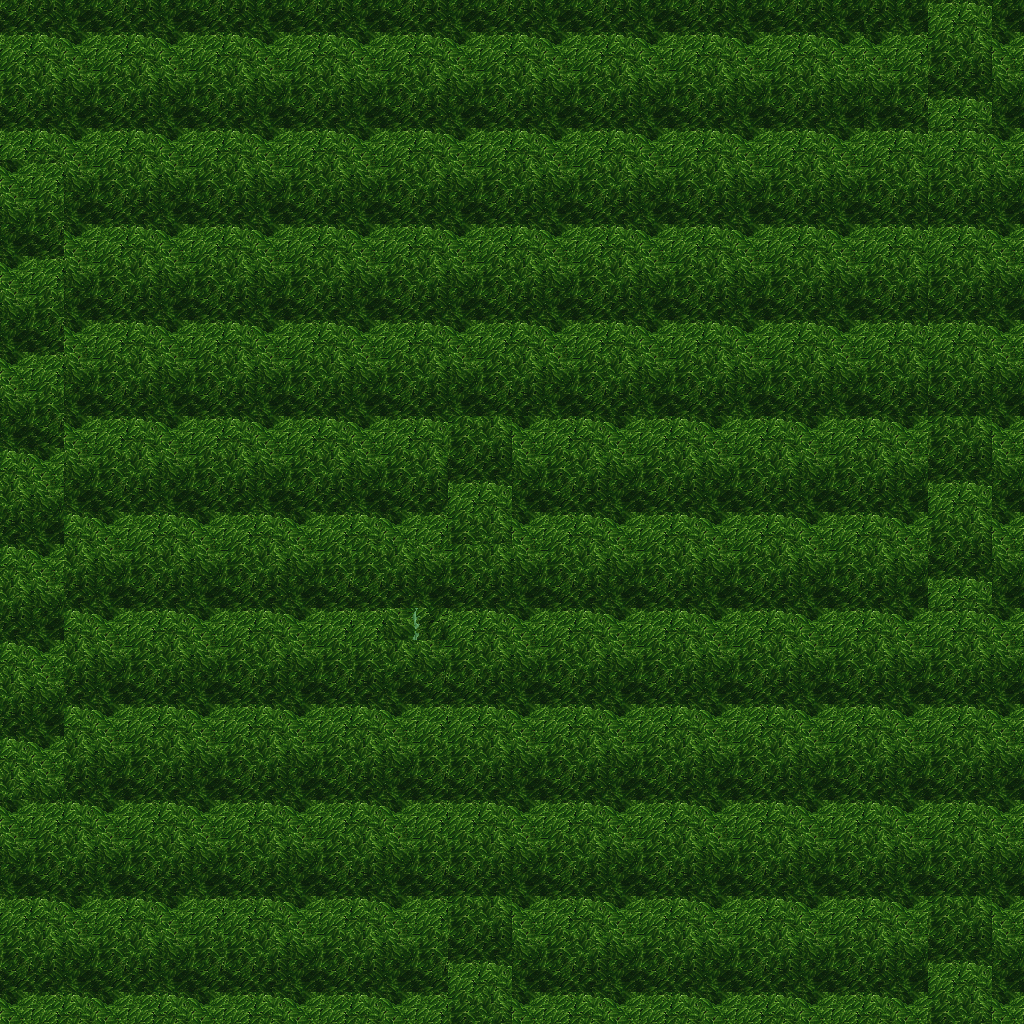

Rendered tile map (Tiled .tmx) drawn with the repository's tilesets; below, a short description and the map source with its tile grids summarised:
An orthogonal 32x32 tile map with 32x32 px tiles, 5 tile layers (Ground, Objects, Objects2, Above, ...), 1 hidden layer not drawn, 19 tilesets.

<map version="1.10" tiledversion="1.11.0" orientation="orthogonal" renderorder="right-down" width="32" height="32" tilewidth="32" tileheight="32" infinite="0" nextlayerid="11" nextobjectid="1">
 <tileset firstgid="1" name="ground_ground" tilewidth="32" tileheight="32" tilecount="33" columns="3">
  <image source="../drawable/ground_ground.png" width="96" height="352" />
 </tileset>
 <tileset firstgid="34" name="plant_grasses" tilewidth="32" tileheight="32" tilecount="6" columns="3">
  <image source="../drawable/plant_grasses.png" width="96" height="64" />
 </tileset>
 <tileset firstgid="40" name="plant_flower_daisy_blue" tilewidth="32" tileheight="32" tilecount="8" columns="2">
  <image source="../drawable/plant_flower_daisy_blue.png" width="64" height="128" />
 </tileset>
 <tileset firstgid="48" name="plant_flower_daisy_yellow" tilewidth="32" tileheight="32" tilecount="8" columns="2">
  <image source="../drawable/plant_flower_daisy_yellow.png" width="64" height="128" />
 </tileset>
 <tileset firstgid="56" name="plant_flower_daisy_red" tilewidth="32" tileheight="32" tilecount="8" columns="2">
  <image source="../drawable/plant_flower_daisy_red.png" width="64" height="128" />
 </tileset>
 <tileset firstgid="64" name="plant_flower_daisy_white" tilewidth="32" tileheight="32" tilecount="8" columns="2">
  <image source="../drawable/plant_flower_daisy_white.png" width="64" height="128" />
 </tileset>
 <tileset firstgid="72" name="logic_collision" tilewidth="32" tileheight="32" tilecount="1" columns="1">
  <image source="../drawable/logic_collision.png" width="32" height="32" />
 </tileset>
 <tileset firstgid="73" name="plant_tree_tree_green" tilewidth="32" tileheight="32" tilecount="88" columns="8">
  <image source="../drawable/plant_tree_tree_green.png" width="256" height="352" />
 </tileset>
 <tileset firstgid="161" name="logic_item_resources" tilewidth="32" tileheight="32" tilecount="6" columns="6">
  <image source="../drawable/logic_item_resources.png" width="192" height="32" />
 </tileset>
 <tileset firstgid="167" name="item_statue_broken_green_column" tilewidth="32" tileheight="32" tilecount="2" columns="1">
  <image source="../drawable/item_statue_broken_green_column.png" width="32" height="64" />
 </tileset>
 <tileset firstgid="169" name="plant_tree_spruce" tilewidth="32" tileheight="32" tilecount="6" columns="2">
  <image source="../drawable/plant_tree_spruce.png" width="64" height="96" />
 </tileset>
 <tileset firstgid="175" name="plant_tree_pine_snowy" tilewidth="32" tileheight="32" tilecount="6" columns="2">
  <image source="../drawable/plant_tree_pine_snowy.png" width="64" height="96" />
 </tileset>
 <tileset firstgid="181" name="logic_creature_ent" tilewidth="32" tileheight="32" tilecount="4" columns="4">
  <image source="../drawable/logic_creature_ent.png" width="128" height="32" />
 </tileset>
 <tileset firstgid="185" name="logic_item_mushroom" tilewidth="32" tileheight="32" tilecount="6" columns="6">
  <image source="../drawable/logic_item_mushroom.png" width="192" height="32" />
 </tileset>
 <tileset firstgid="191" name="plant_star_shaped_plants" tilewidth="32" tileheight="32" tilecount="6" columns="2">
  <image source="../drawable/plant_star_shaped_plants.png" width="64" height="96" />
 </tileset>
 <tileset firstgid="197" name="plant_tree_tree_darkgreen" tilewidth="32" tileheight="32" tilecount="88" columns="8">
  <image source="../drawable/plant_tree_tree_darkgreen.png" width="256" height="352" />
 </tileset>
 <tileset firstgid="285" name="plant_stump_stump_pale_brown" tilewidth="32" tileheight="32" tilecount="4" columns="2">
  <image source="../drawable/plant_stump_stump_pale_brown.png" width="64" height="64" />
 </tileset>
 <tileset firstgid="289" name="plant_tree_umbrella_thorn" tilewidth="32" tileheight="32" tilecount="18" columns="6">
  <image source="../drawable/plant_tree_umbrella_thorn.png" width="192" height="96" />
 </tileset>
 <tileset firstgid="307" name="logic_item_fruits" tilewidth="32" tileheight="32" tilecount="16" columns="8">
  <image source="../drawable/logic_item_fruits.png" width="256" height="64" />
 </tileset>
 <layer id="1" name="Ground" width="32" height="32">
  <data>[1024 cells, 1024 non-empty, 1 distinct tile ids]</data>
 </layer>
 <layer id="2" name="Objects" width="32" height="32">
  <data>[1024 cells, 2 non-empty, 2 distinct tile ids]</data>
 </layer>
 <layer id="3" name="Objects2" width="32" height="32">
  <data>[1024 cells, 0 non-empty, 0 distinct tile ids]</data>
 </layer>
 <layer id="4" name="Above" width="32" height="32">
  <data>[1024 cells, 1024 non-empty, 11 distinct tile ids]</data>
 </layer>
 <layer id="5" name="Above2" width="32" height="32">
  <data>[1024 cells, 0 non-empty, 0 distinct tile ids]</data>
 </layer>
 <layer id="6" name="Walkable" width="32" height="32" visible="0">
  <data>[1024 cells, 1020 non-empty, 1 distinct tile ids]</data>
 </layer>
 <objectgroup id="7" name="Mapevents" />
 <objectgroup id="8" name="Spawn" />
 <objectgroup id="9" name="Keys" />
 <objectgroup id="10" name="Replace" />
</map>
